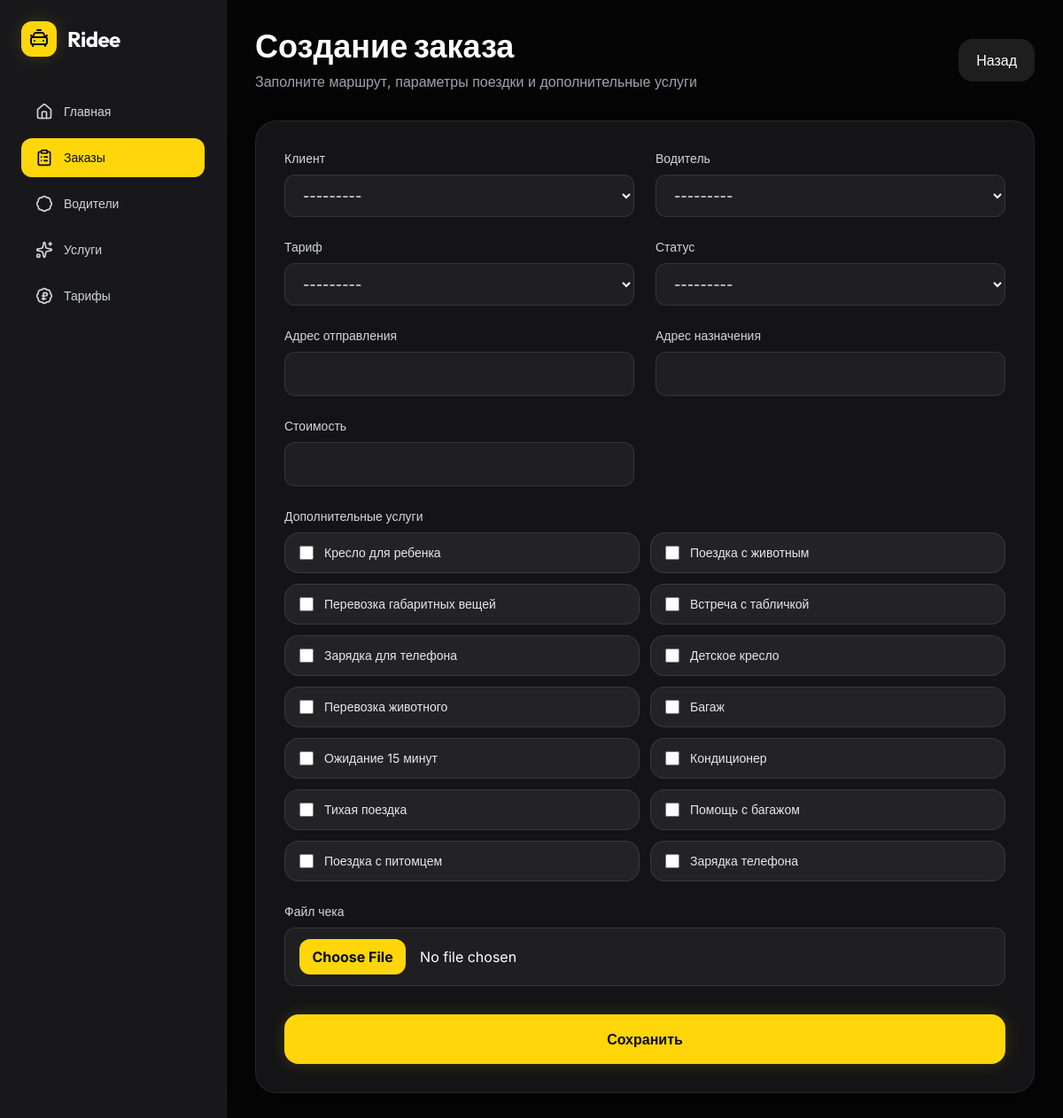
The app's page /orders/create/ with its own data.
### core/models.py (models this page shows)
class Service(models.Model):
    name = models.CharField(
        max_length=100,
        verbose_name="Название услуги"
    )
    price = models.DecimalField(
        max_digits=6,
        decimal_places=2,
        verbose_name="Цена"
    )
    class Meta:
        verbose_name = "Дополнительная услуга"
        verbose_name_plural = "Дополнительные услуги"
    def __str__(self) -> str:
        return self.name

### core/views.py (the view)
# urls.py: path('orders/create/', views.order_create, name='order_create'),
def order_create(request: HttpRequest) -> HttpResponse:
    if request.method == "POST":
        form = OrderForm(request.POST, request.FILES)
        if form.is_valid():
            order = form.save()
            return redirect('order_detail', pk=order.pk)
    else:
        form = OrderForm()
    return render(request, 'pages/order_form.html', {
        'form': form,
        'title': 'Создание заказа'
    })

### core/models.py (called while the page is built)
    def __str__(self) -> str:
        full_name = self.user.get_full_name()
        return full_name or self.user.username

    def __str__(self) -> str:
        return self.name

    def __str__(self) -> str:
        return self.name

### core/templates/pages/order_form.html (shortened to what this page needs)
{% extends 'base/base.html' %}
{% block content %}
<div class="max-w-4xl mx-auto">
    <div class="flex items-center justify-between mb-8">
        <div>
            <h1 class="text-4xl font-display font-bold mb-2">
                {{ title }}
            </h1>
            <p class="text-gray-400">
                Заполните маршрут, параметры поездки и дополнительные услуги
            </p>
        </div>
        <a href="{% url 'orders_list' %}"
           class="px-5 py-3 rounded-2xl bg-white/10 hover:bg-white/20 transition">
            Назад
        </a>
    </div>
    <form method="post"
          enctype="multipart/form-data"
          class="glass-panel p-8 rounded-3xl shadow-card">
        <div class="grid grid-cols-1 md:grid-cols-2 gap-6">
            {% for field in form %}
            <div class="{% if field.name == 'services' or field.name == 'receipt' %}md:col-span-2{% endif %}">
                <label for="{{ field.id_for_label }}" class="block text-sm font-medium text-gray-300 mb-2">
                    {{ field.label }}
                </label>
                {% if field.name == 'services' %}
                <fieldset class="grid grid-cols-1 sm:grid-cols-2 gap-3"{% if field.errors %} aria-describedby="{{ field.id_for_label }}-errors"{% endif %}>
                    {% for choice in field %}
                    <label class="flex items-center gap-3 rounded-2xl bg-dark-800/80 border border-white/10 px-4 py-3 hover:border-brand/50 transition cursor-pointer">
                        {{ choice.tag }}
                        <span class="text-sm text-gray-200">
                            {{ choice.choice_label }}
                        </span>
                    </label>
                    {% empty %}
                    <p class="text-gray-400">
                        Дополнительные услуги пока не добавлены
                    </p>
                    {% endfor %}
                </fieldset>
                {% else %}
                {{ field }}
                {% endif %}
            </div>
            {% endfor %}
        </div>
        <button type="submit"
                class="mt-8 w-full bg-brand text-dark-950 py-4 rounded-2xl font-bold hover:bg-brand-hover transition shadow-glow">
            Сохранить
        </button>
    </form>
</div>
{% endblock %}

### core/templates/base/base.html (style rules this page uses)
body { background-color: #050505; color: white; font-family: 'Inter', sans-serif; }
.glass-panel { background: rgba(24, 24, 27, 0.85); backdrop-filter: blur(16px); border: 1px solid rgba(255,255,255,0.08); }
.input-dark { background: rgba(39, 39, 42, 0.6); border: 1px solid rgba(255,255,255,0.1); color: white; transition: all 0.2s; }
.input-dark option { background: #18181b; color: #ffffff; }

### records on screen
Service: choice_label "Кресло для ребенка"
Service: choice_label "Поездка с животным"
Service: choice_label "Перевозка габаритных вещей"
Service: choice_label "Встреча с табличкой"
Service: choice_label "Зарядка для телефона"
Service: choice_label "Детское кресло"
Service: choice_label "Перевозка животного"
Service: choice_label "Багаж"
Service: choice_label "Ожидание 15 минут"
Service: choice_label "Кондиционер"
Service: choice_label "Тихая поездка"
Service: choice_label "Помощь с багажом"
Service: choice_label "Поездка с питомцем"
Service: choice_label "Зарядка телефона"

### other values on screen
{{ title }} "Создание заказа"
{{ field.label }} "Клиент" "Водитель" "Тариф" "Статус" "Адрес отправления" "Адрес назначения" "Стоимость" "Дополнительные услуги" "Файл чека"
